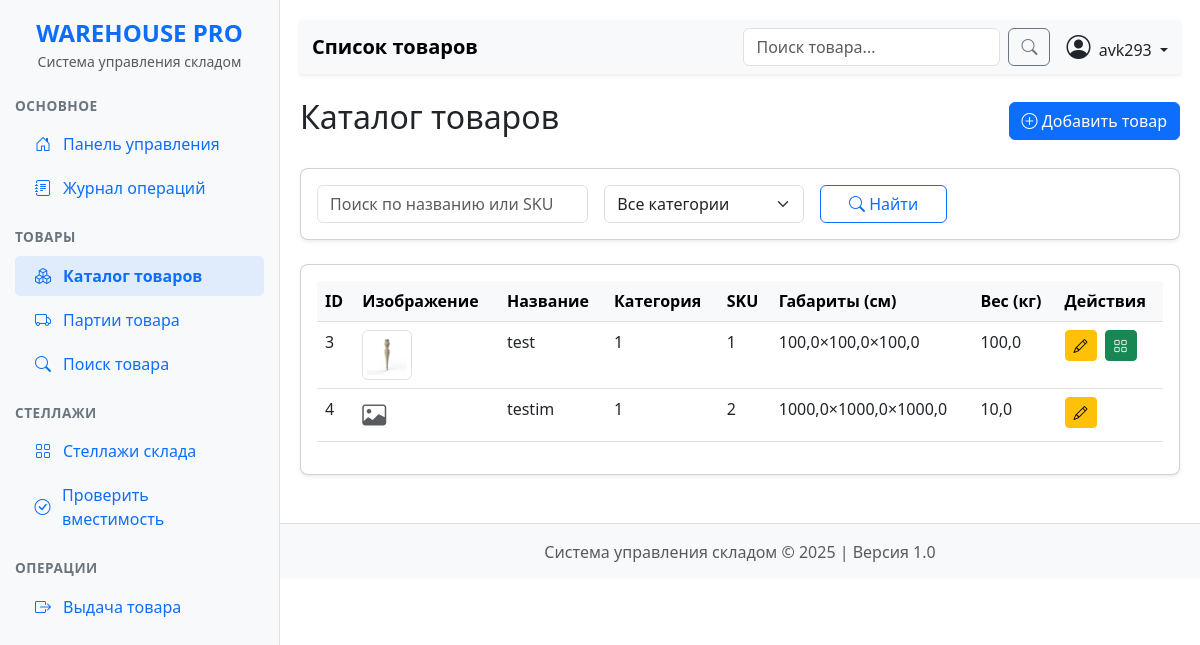
The page /warehouse/products/ (signed in) on the database its author committed.
### warehouse/models.py (models this page shows, shortened)
class Product(models.Model):
    name = models.CharField(max_length=200, verbose_name='Название')
    category = models.ForeignKey(
        Category, on_delete=models.CASCADE, verbose_name='Категория')
    sku = models.CharField(max_length=50, unique=True, verbose_name='Артикул')
    length = models.FloatField(help_text="Длина в см", verbose_name='Длина')
    width = models.FloatField(help_text="Ширина в см", verbose_name='Ширина')
    height = models.FloatField(help_text="Высота в см", verbose_name='Высота')
    weight = models.FloatField(help_text="Вес в кг", verbose_name='Вес')
    image = models.ImageField(
        upload_to='products/', blank=True, null=True, verbose_name='Изображение товара')
    class Meta:
        verbose_name = 'Товар'
        verbose_name_plural = 'Товары'

class Category(models.Model):
    name = models.CharField(max_length=100, unique=True)
    description = models.TextField(blank=True, null=True)
    class Meta:
        verbose_name = 'Категория'
        verbose_name_plural = 'Категории'

### warehouse/views.py (the view)
# urls.py: path('products/', views.ProductListView.as_view(), name='product_list'),
class ProductListView(LoginRequiredMixin, ListView):
    model = Product
    template_name = 'warehouse/product_list.html'
    context_object_name = 'products'
    paginate_by = 20

### warehouse/templates/warehouse/product_list.html (shortened to what this page needs)
{% extends 'warehouse/base.html' %}
{% block page_title %}Список товаров{% endblock %}
{% block content %}
<div class="d-flex justify-content-between align-items-center mb-4">
    <h2>Каталог товаров</h2>
    <a href="{% url 'warehouse:product_create' %}" class="btn btn-primary">
        <i class="bi bi-plus-circle"></i> Добавить товар
    </a>
</div>
<div class="card mb-4">
    <div class="card-body">
        <form method="get" class="row g-3">
            <div class="col-md-4">
                <input type="text" name="search" class="form-control" placeholder="Поиск по названию или SKU" value="{{ request.GET.search|default:'' }}">
            </div>
            <div class="col-md-3">
                <select name="category" class="form-select">
                    <option value="">Все категории</option>
                </select>
            </div>
            <div class="col-md-2">
                <button type="submit" class="btn btn-outline-primary w-100">
                    <i class="bi bi-search"></i> Найти
                </button>
            </div>
        </form>
    </div>
</div>
<div class="card">
    <div class="card-body">
        <div class="table-responsive">
            <table class="table table-hover">
                <thead class="table-light">
                    <tr>
                        <th>ID</th>
                        <th>Изображение</th>
                        <th>Название</th>
                        <th>Категория</th>
                        <th>SKU</th>
                        <th>Габариты (см)</th>
                        <th>Вес (кг)</th>
                        <th>Действия</th>
                    </tr>
                </thead>
                <tbody>
                    {% for product in products %}
                    {% with first_batch=product.batch_set.first %}
                    <tr>
                        <td>{{ product.id }}</td>
                        <td>
                            {% if product.image %}
                                <img src="{{ product.image.url }}" class="img-thumbnail" style="max-height: 50px; max-width: 50px;" alt="{{ product.name }}">
                            {% else %}
                                <i class="bi bi-image text-muted" style="font-size: 1.5rem;"></i>
                            {% endif %}
                        </td>
                        <td>{{ product.name }}</td>
                        <td>{{ product.category.name }}</td>
                        <td>{{ product.sku }}</td>
                        <td>{{ product.length }}×{{ product.width }}×{{ product.height }}</td>
                        <td>{{ product.weight }}</td>
                        <td>
                            <div class="d-flex gap-2">
                                <a href="{% url 'warehouse:product_update' pk=product.pk %}"
                                   class="btn btn-sm btn-warning" title="Редактировать">
                                    <i class="bi bi-pencil"></i>
                                </a>
                                {% if first_batch %}
                                <a href="{% url 'warehouse:suggest_racks' batch_id=first_batch.id %}"
                                   class="btn btn-sm btn-success" title="Разместить на стеллаже">
                                    <i class="bi bi-grid"></i>
                                </a>
                                {% endif %}
                            </div>
                        </td>
                    </tr>
                    {% endwith %}
                    {% endfor %}
                </tbody>
            </table>
        </div>
    </div>
</div>
{% endblock %}

### warehouse/templates/warehouse/base.html (shortened to what this page needs)
<!DOCTYPE html>
<html lang="ru">
<head>
    <link href="https://cdn.jsdelivr.net/npm/bootstrap@5.3.0/dist/css/bootstrap.min.css" rel="stylesheet">
    <link rel="stylesheet" href="https://cdn.jsdelivr.net/npm/bootstrap-icons@1.10.0/font/bootstrap-icons.css">
</head>
<body>
    <div class="sidebar">
        <div class="text-center mb-4">
            <div class="logo">WAREHOUSE PRO</div>
            <div class="text-muted small">Система управления складом</div>
        </div>
        <div class="sidebar-section">
            <div class="sidebar-section-title">ОСНОВНОЕ</div>
            <ul class="nav flex-column">
                <li class="nav-item mb-1">
                    <a class="nav-link d-flex align-items-center {% if request.path == '/warehouse/' or request.path == '/' %}active{% endif %}"
                        href="{% url 'warehouse:dashboard' %}">
                        <div class="nav-icon"><i class="bi bi-house-door"></i></div>
                        <span>Панель управления</span>
                    </a>
                </li>
                <li class="nav-item mb-1">
                    <a class="nav-link d-flex align-items-center {% if '/journal/' in request.path %}active{% endif %}"
                        href="{% url 'warehouse:journal' %}">
                        <div class="nav-icon"><i class="bi bi-journal-text"></i></div>
                        <span>Журнал операций</span>
                    </a>
                </li>
            </ul>
        </div>
        <div class="sidebar-section">
            <div class="sidebar-section-title">ТОВАРЫ</div>
            <ul class="nav flex-column">
                <li class="nav-item mb-1">
                    <a class="nav-link d-flex align-items-center {% if '/products/' in request.path %}active{% endif %}"
                        href="{% url 'warehouse:product_list' %}">
                        <div class="nav-icon"><i class="bi bi-boxes"></i></div>
                        <span>Каталог товаров</span>
                    </a>
                </li>
                <li class="nav-item mb-1">
                    <a class="nav-link d-flex align-items-center {% if '/batches/' in request.path %}active{% endif %}"
                        href="{% url 'warehouse:batch_list' %}">
                        <div class="nav-icon"><i class="bi bi-truck"></i></div>
                        <span>Партии товара</span>
                    </a>
                </li>
                <li class="nav-item mb-1">
                    <a class="nav-link d-flex align-items-center {% if '/search/' in request.path %}active{% endif %}"
                        href="{% url 'warehouse:search_product' %}">
                        <div class="nav-icon"><i class="bi bi-search"></i></div>
                        <span>Поиск товара</span>
                    </a>
                </li>
            </ul>
        </div>
        <div class="sidebar-section">
            <div class="sidebar-section-title">СТЕЛЛАЖИ</div>
            <ul class="nav flex-column">
                <li class="nav-item mb-1">
                    <a class="nav-link d-flex align-items-center {% if '/racks/' in request.path %}active{% endif %}"
                        href="{% url 'warehouse:rack_list' %}">
                        <div class="nav-icon"><i class="bi bi-grid"></i></div>
                        <span>Стеллажи склада</span>
                    </a>
                </li>
                <li class="nav-item mb-1">
                    <a class="nav-link d-flex align-items-center {% if '/check-capacity/' in request.path %}active{% endif %}"
                        href="{% url 'warehouse:check_capacity' %}">
                        <div class="nav-icon"><i class="bi bi-check-circle"></i></div>
                        <span>Проверить вместимость</span>
                    </a>
                </li>
            </ul>
        </div>
        <div class="sidebar-section">
            <div class="sidebar-section-title">ОПЕРАЦИИ</div>
            <ul class="nav flex-column">
                <li class="nav-item mb-1">
                    <a class="nav-link d-flex align-items-center {% if '/issue/' in request.path %}active{% endif %}"
                        href="{% url 'warehouse:issue_product' %}">
                        <div class="nav-icon"><i class="bi bi-box-arrow-right"></i></div>
                        <span>Выдача товара</span>
                    </a>
                </li>
            </ul>
        </div>
    </div>
    <div class="main-content">
        <nav class="navbar navbar-expand-lg navbar-light bg-light mb-4 shadow-sm">
            <div class="container-fluid">
                <h1 class="navbar-brand mb-0">{% block page_title %}Панель управления{% endblock %}</h1>
                <div class="d-flex align-items-center">
                    <form class="d-flex me-3" method="get" action="{% url 'warehouse:search_product' %}">
                        <input class="form-control me-2" type="search" name="q" placeholder="Поиск товара..."
                            aria-label="Search">
                        <button class="btn btn-outline-secondary" type="submit"><i class="bi bi-search"></i></button>
                    </form>
                    <div class="dropdown">
                        <a href="#" class="d-block link-dark text-decoration-none dropdown-toggle" id="userMenu"
                            data-bs-toggle="dropdown" aria-expanded="false">
                            <i class="bi bi-person-circle fs-4"></i>
                            <span class="ms-1 d-none d-md-inline">
                                {% if request.user.is_authenticated %}
                                    {{ request.user.get_full_name|default:request.user.username }}
                                {% else %}
                                    Гость
                                {% endif %}
                            </span>
                        </a>
                    </div>
                </div>
            </div>
        </nav>
        {% block content %}
        {% endblock %}
        <footer class="footer mt-5 pt-3">
            <div class="container text-center text-muted">
                <p class="mb-0">Система управления складом &copy; {% now 'Y' %} | Версия 1.0</p>
            </div>
        </footer>
    </div>
</body>
</html>

### warehouse/templates/warehouse/base.html (style rules this page uses)
.sidebar { position: fixed; top: 0; bottom: 0; left: 0; z-index: 100; padding: 15px; overflow-x: hidden; overflow-y: auto; background-color: #f8f9fa; border-right: 1px solid #dee2e6; width: 280px; height: 100vh; }
.main-content { margin-left: 280px; padding: 20px; min-height: 100vh; }
.nav-link.active { font-weight: bold; color: #0d6efd; background-color: rgba(13, 110, 253, 0.1); border-radius: 5px; }
.card { margin-bottom: 20px; box-shadow: 0 0.125rem 0.25rem rgba(0, 0, 0, .075); border-radius: 8px; transition: transform 0.3s; }
.navbar-brand { font-weight: 600; }
.logo { font-size: 1.5rem; font-weight: bold; color: #0d6efd; }
.sidebar-section { margin-bottom: 15px; }
.sidebar-section-title { font-size: 0.85rem; text-transform: uppercase; color: #6c757d; font-weight: 600; letter-spacing: 0.5px; margin-bottom: 8px; }
.nav-icon { width: 24px; text-align: center; margin-right: 8px; }
.footer { background-color: #f8f9fa; padding: 15px 0; border-top: 1px solid #dee2e6; margin-left: -20px; margin-right: -20px; margin-bottom: -20px; }

### rows shown on the page
Product: id "3", image (picture), name "test", category.name "1", sku "1", length "100,0", width "100,0", height "100,0", weight "100,0"
Product: id "4", name "testim", category.name "1", sku "2", length "1000,0", width "1000,0", height "1000,0", weight "10,0"

### other values the page prints
{{ request.user.get_full_name|default:request.user.username }} "avk293"
